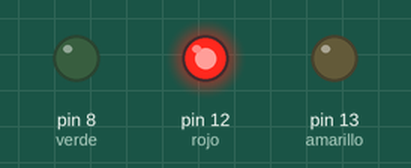
Bench run of a sketch on a simulated Arduino Uno, built with avr-gcc and run on an emulated ATmega328P. On the bench: output pins drawn as LEDs (lit = HIGH).

Above: at 2.5 s.
At 5.5 s:
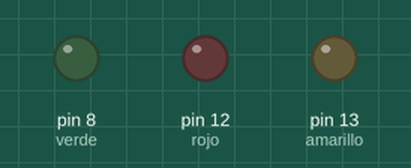
At 7.0 s:
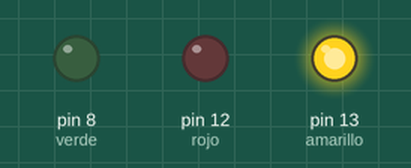
At 11.5 s:
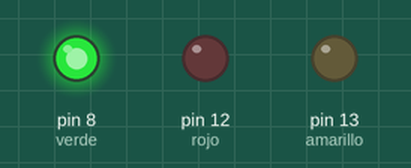
Timing chart, 0 to 19.5 s (numbered marks = the images above):
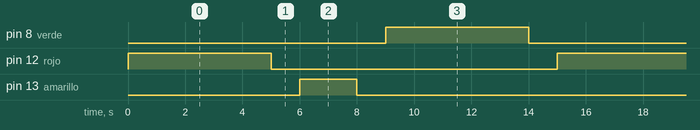

Measured:
- by itself, pin 8 (verde), pin 12 (rojo): alternates HIGH for 5.0 s and LOW for 10.0 s
- by itself, pin 13 (amarillo): alternates HIGH for 2.0 s and LOW for 13.0 s
- by itself, everything shown: repeats every 15.0 s, in 6 steps

The sketch:

Automatico.ino
```cpp
int rojo = 12;
int amarillo = 13;
int verde = 8;
void setup() {
	pinMode(rojo,OUTPUT);
  	pinMode(amarillo,OUTPUT);
  	pinMode(verde,OUTPUT);
}

void loop() {
  digitalWrite(rojo, HIGH);
  delay(5000);
  digitalWrite(rojo,LOW);
  delay(1000);
  digitalWrite(amarillo, HIGH);

  delay(2000);
  digitalWrite(amarillo,LOW);
  delay(1000);

  digitalWrite(verde, HIGH);
  delay(5000);
  digitalWrite(verde,LOW);
  delay(1000);

}
```
